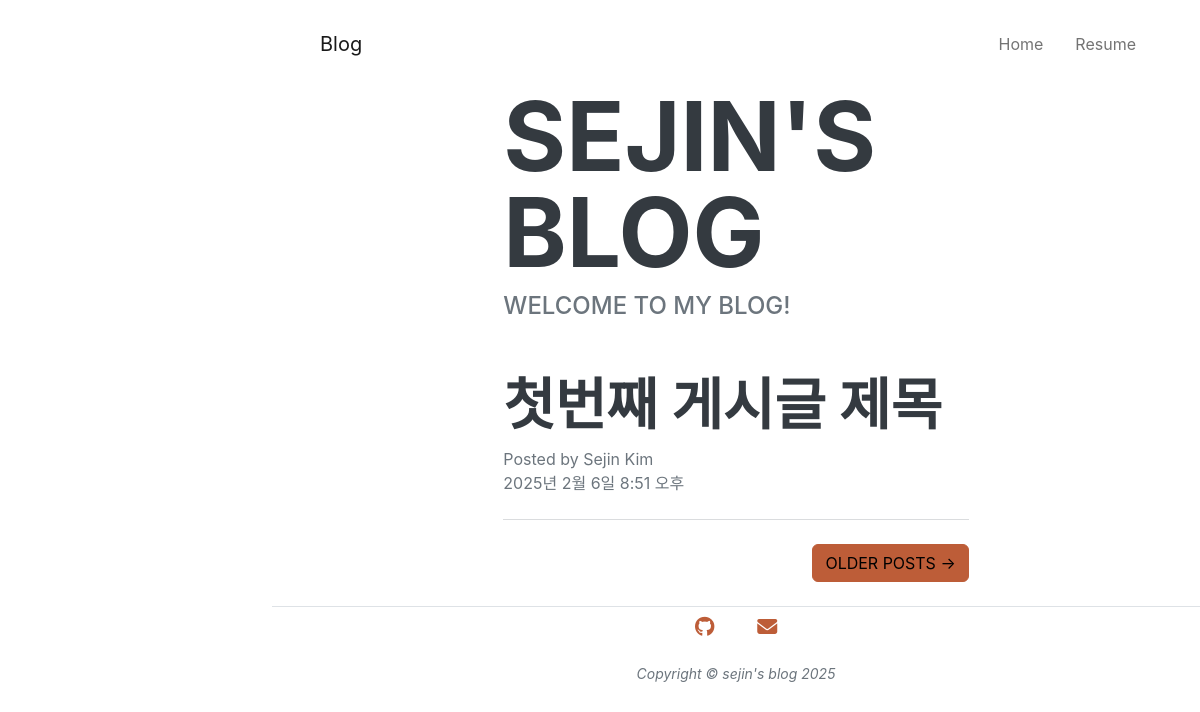
Page /blog/ on the earlier database version.
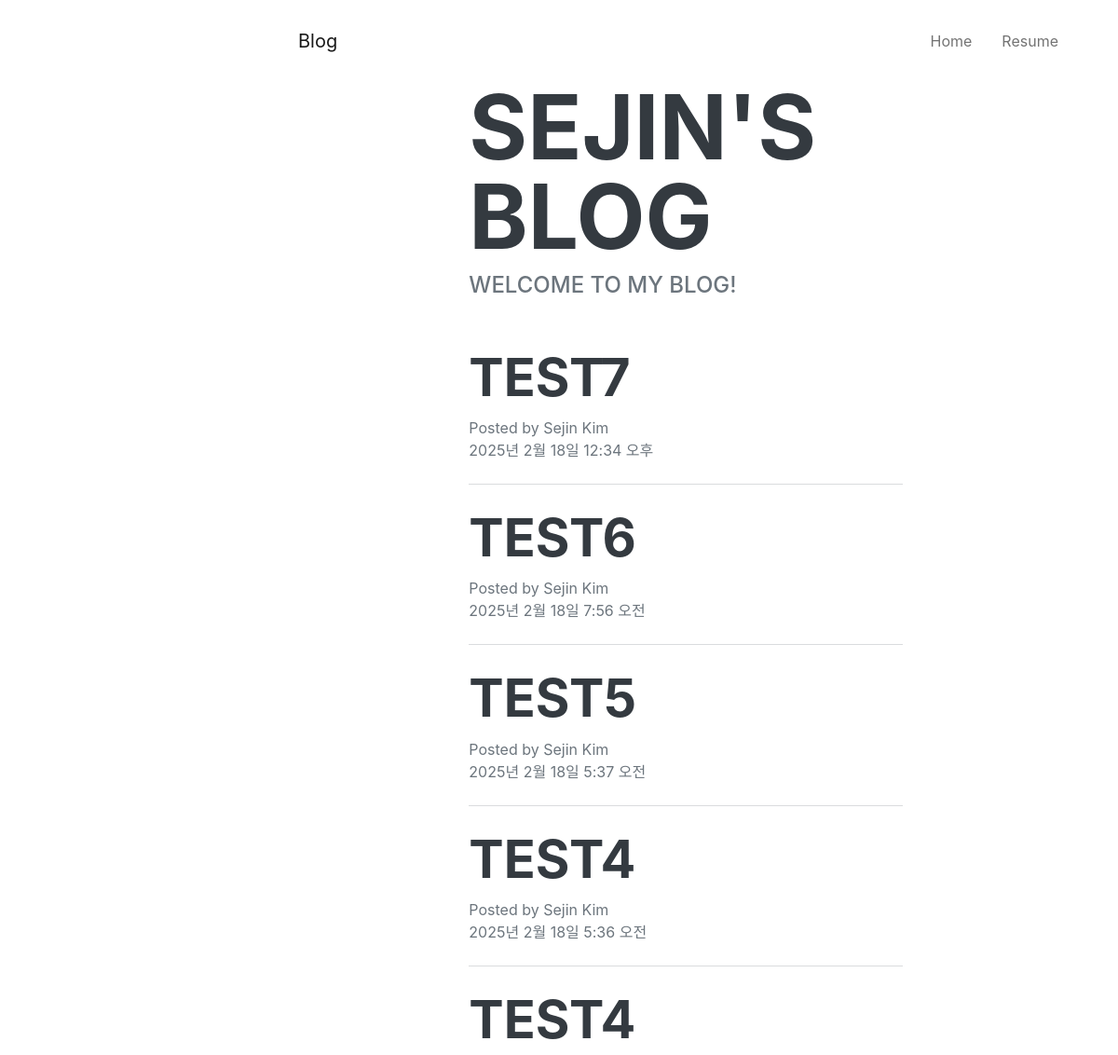
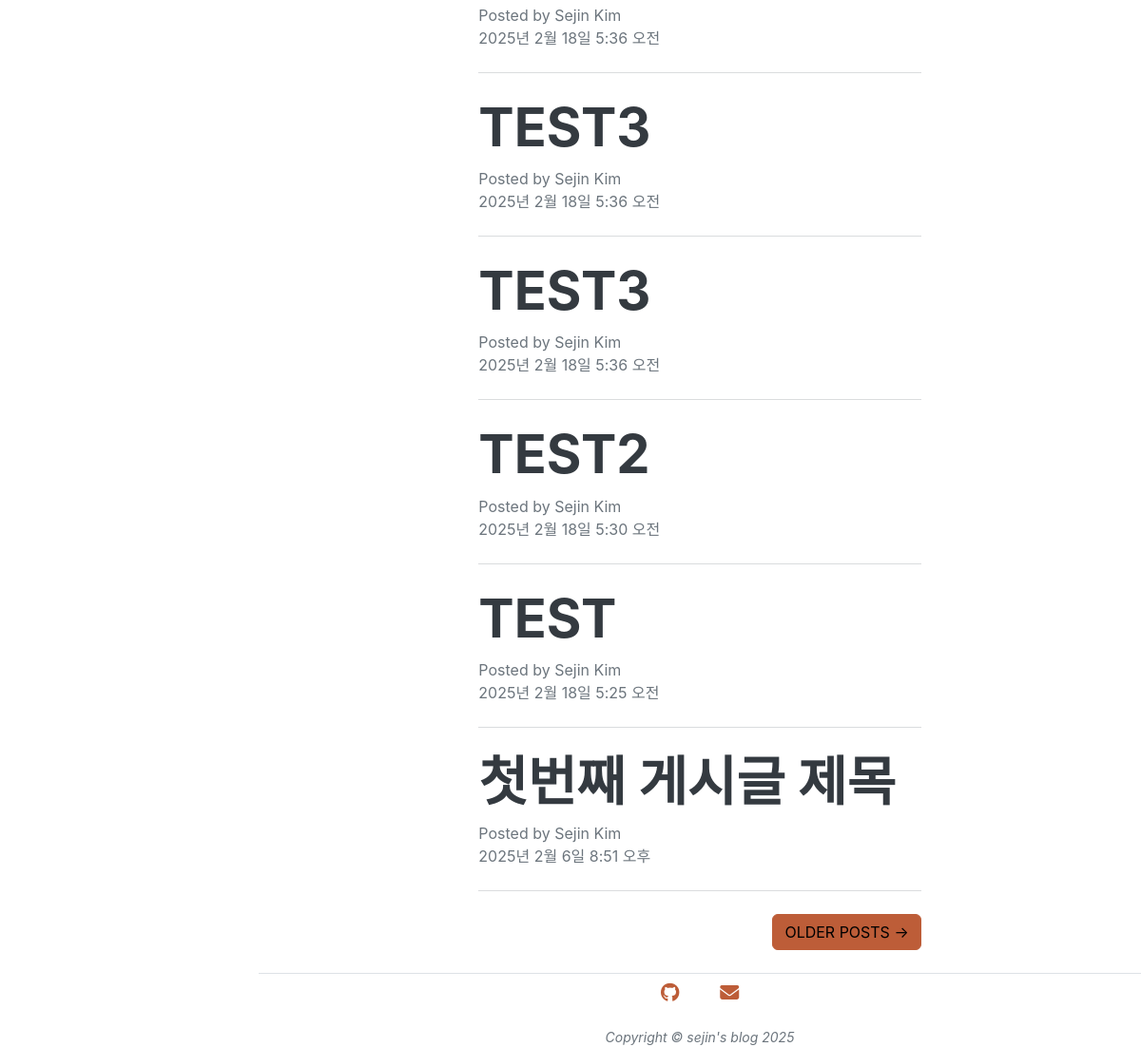
Same page on the later database version (2 pictures, top to bottom).
### blog/models.py (models this page shows, shortened)
class Post(models.Model):
    title = models.CharField(max_length=100)
    subtitle = models.CharField(max_length=100, blank=True, null=True)
    content = CKEditor5Field('content', config_name='extends')
    upload_date = models.DateTimeField(auto_now_add=True)
    modified_date = models.DateTimeField(auto_now=True)

### blog/views.py (the view)
# urls.py: path('', views.post_list, name='post-list'),
def post_list(request):
    posts = Post.objects.all().order_by('-id')
    return render(request, 'blog/post_list.html', {'posts': posts})

### blog/templates/blog/post_list.html
{% extends 'blog/base.html' %}
{% block post_list %}
<header class="masthead">
    <div class="container position-relative px-4 px-lg-5">
        <div class="row gx-4 gx-lg-5 justify-content-center">
            <div class="col-md-10 col-lg-8 col-xl-7">
                <div class="site-heading">
                    <h1>Sejin's Blog</h1>
                    <span class="subheading">welcome to my blog!</span>
                </div>
            </div>
        </div>
    </div>
</header>
<div class="container px-4 px-lg-5 mt-5">
    <div class="row gx-4 gx-lg-5 justify-content-center">
        <div class="col-md-10 col-lg-8 col-xl-7">
        {% if posts.count == 0 %}
            <div class="post-preview">
                    <h3 class="post-subtitle">아직 작성된 게시글이 없어요</h3>
            </div>
            <hr class="my-4" />
        {% else %}
        {% for post in posts %}
            <div class="post-preview">
                <a href="{% url 'post-detail' post.pk %}" class="text-decoration-none">
                    <h2 class="post-title">{{ post.title }}</h2>
                </a>
                <p class="post-meta">
                    Posted by Sejin Kim
                    <br>{{ post.modified_date }}
                </p>
            </div>
            <hr class="my-4" />
        {% endfor %}
            <div class="d-flex justify-content-end mb-4"><a class="btn btn-primary text-uppercase" href="#!">Older Posts →</a></div>
        </div>
        {% endif %}
    </div>
</div>
{% endblock %}

### blog/templates/blog/base.html (shortened to what this page needs)
<!DOCTYPE html>
<html lang="ko-kr">
{% load static %}
<head>
    <link rel="stylesheet" href="https://cdnjs.cloudflare.com/ajax/libs/font-awesome/6.7.2/css/all.min.css" />
    <link href="{% static 'css/styles.css' %}" rel="stylesheet" />
</head>
<body>
    {% include 'blog/navbar.html' %}
    {% block post_list %}
    {% endblock %}
    {% include 'blog/footer.html' %}
</body>
</html>

### blog/templates/blog/navbar.html (shortened to what this page needs)
<nav class="navbar navbar-expand-lg navbar-light" id="mainNav">
    <div class="container px-4 px-lg-5">
        <a class="navbar-brand" href="/blog">Blog</a>
        <div class="collapse navbar-collapse" id="navbarResponsive">
            <ul class="navbar-nav ms-auto py-4 py-lg-0">
                <li class="nav-item"><a class="nav-link px-lg-3 py-3 py-lg-4" href="/blog">Home</a></li>
                <li class="nav-item"><a class="nav-link px-lg-3 py-3 py-lg-4" href="/">Resume</a></li>
            </ul>
        </div>
    </div>
</nav>

### blog/templates/blog/footer.html
<footer class="border-top">
    <div class="container px-4 px-lg-5">
        <div class="row gx-4 gx-lg-5 justify-content-center">
            <div class="col-md-10 col-lg-8 col-xl-7">
                <ul class="list-inline text-center">
                    <li class="list-inline-item">
                        <a href="https://github.com/halmango">
                            <span class="fa-stack fa-lg">
                                <i class="fa-brands fa-github"></i>
                            </span>
                        </a>
                    </li>
                    <li class="list-inline-item">
                        <a href="mailto:sejinjiji@gmail.com">
                            <span class="fa-stack fa-lg">
                                <i class="fa-solid fa-envelope"></i>
                            </span>
                        </a>
                    </li>
                </ul>
                <div class="small text-center text-muted fst-italic">Copyright &copy; sejin's blog 2025</div>
            </div>
        </div>
    </div>
</footer>

Differences in the rows shown:
added Post: title "TEST7", modified_date "2025년 2월 18일 12:34 오후"
added Post: title "TEST6", modified_date "2025년 2월 18일 7:56 오전"
added Post: title "TEST5", modified_date "2025년 2월 18일 5:37 오전"
added Post: title "TEST4", modified_date "2025년 2월 18일 5:36 오전"
added Post: title "TEST4", modified_date "2025년 2월 18일 5:36 오전"
added Post: title "TEST3", modified_date "2025년 2월 18일 5:36 오전"
added Post: title "TEST3", modified_date "2025년 2월 18일 5:36 오전"
added Post: title "TEST2", modified_date "2025년 2월 18일 5:30 오전"
added Post: title "TEST", modified_date "2025년 2월 18일 5:25 오전"
